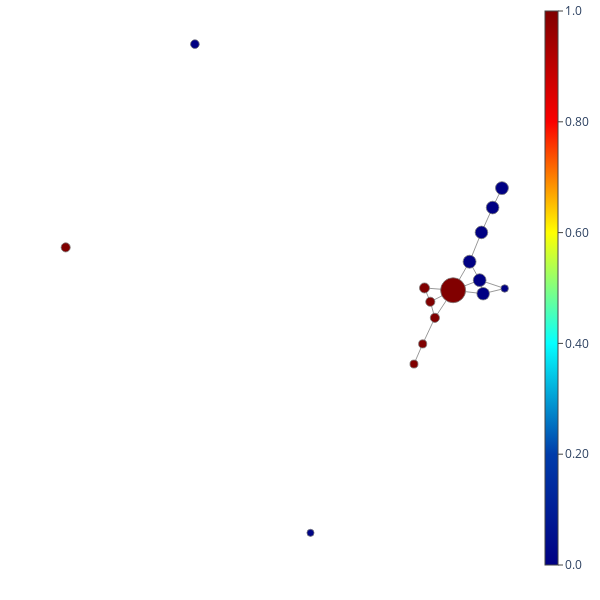

This figure's notebook cell:
### Code cell
mapper_algo = MapperAlgorithm(
    cover=CubicalCover(
        n_intervals=4,
        overlap_frac=0.5
    ),
    # clustering=AgglomerativeClustering()
    clustering=FailSafeClustering(
        clustering=AgglomerativeClustering(linkage='ward')
        )
)
mapper_info = mapper_algo.fit_transform(X, lens)

mapper_plot = MapperPlot(
    mapper_info[0],
    dim=2,
    iterations=100,
    seed=42
)

fig = mapper_plot.plot_plotly(
    title='',
    width=600,
    height=600,
    colors=y,                       # color according to categorical values
    cmap='jet',                     # Jet colormap, for classes
    agg=np.nanmean,                 # aggregate on nodes according to mean
)

fig.show(config={'scrollZoom': True})

### Figure 1 — Plotly figure (JSON) as saved in the notebook; plotly's stock layout.template omitted (floating-point values rounded to 4 significant figures)
{"data": [{"hoverinfo": "skip", "line": {"color": "#777", "width": 0.75}, "marker": {"colorscale": [[0, "rgb(0,0,131)"], [0.2, "rgb(0,60,170)"], [0.4, "rgb(5,255,255)"], [0.6, "rgb(255,255,0)"], [0.8, "rgb(250,0,0)"], [1, "rgb(128,0,0)"]], "line": {"colorscale": [[0, "rgb(0,0,131)"], [0.2, "rgb(0,60,170)"], [0.4, "rgb(5,255,255)"], [0.6, "rgb(255,255,0)"], [0.8, "rgb(250,0,0)"], [1, "rgb(128,0,0)"]]}}, "mode": "lines", "name": "edges_trace", "opacity": 1, "type": "scatter", "x": [0.2337, 0.202, null, 0.2337, 0.2602, null, 0.202, 0.1683, null, 0.1217, 0.04045, null, 0.1217, 0.05697, null, 0.1217, 0.06996, null, 0.1217, 0.1969, null, 0.1217, 0.1683, null, 0.1217, 0.2068, null, 0.04045, 0.05697, null, 0.268, 0.1969, null, 0.268, 0.2068, null, 0.1969, 0.2068, null, 0.1969, 0.1683, null, 0.05697, 0.06996, null, 0.06996, 0.03536, null, 0.01061, 0.03536, null], "y": [0.2872, 0.1889, null, 0.2872, 0.3642, null, 0.1889, 0.07294, null, -0.03994, -0.03086, null, -0.03994, -0.08558, null, -0.03994, -0.1492, null, -0.03994, 2.996e-05, null, -0.03994, 0.07294, null, -0.03994, -0.05364, null, -0.03086, -0.08558, null, -0.03298, 2.996e-05, null, -0.03298, -0.05364, null, 2.996e-05, -0.05364, null, 2.996e-05, 0.07294, null, -0.08558, -0.1492, null, -0.1492, -0.2524, null, -0.3321, -0.2524, null]}, {"hoverinfo": "text", "marker": {"cmax": 1, "cmin": 0, "color": [0, 0, 0.9985, 1, 0, 0, 0, 0, 0, 0.01227, 1, 1, 0, 1, 1, 1], "colorbar": {"borderwidth": 0, "nticks": 10, "orientation": "v", "outlinewidth": 1, "showticklabels": true, "thickness": 0.025, "thicknessmode": "fraction", "tickformat": ".2g", "tickmode": "auto", "tickwidth": 1, "title": {"side": "right", "text": ""}, "xanchor": "left", "xpad": 0, "ypad": 0}, "colorscale": [[0, "rgb(0,0,131)"], [0.2, "rgb(0,60,170)"], [0.4, "rgb(5,255,255)"], [0.6, "rgb(255,255,0)"], [0.8, "rgb(250,0,0)"], [1, "rgb(128,0,0)"]], "line": {"color": "#777", "colorscale": [[0, "rgb(0,0,131)"], [0.2, "rgb(0,60,170)"], [0.4, "rgb(5,255,255)"], [0.6, "rgb(255,255,0)"], [0.8, "rgb(250,0,0)"], [1, "rgb(128,0,0)"]], "width": 0.75}, "opacity": 1, "reversescale": false, "showscale": true, "size": [12.67, 12.57, 25, 10.03, 12.87, 8.687, 7.419, 12.74, 12.52, 7.1, 9.172, 9.172, 12.93, 9.104, 8.02, 8.097]}, "mode": "markers", "name": "nodes_trace", "opacity": 1, "text": ["color: 0<br>node: 0<br>size: 519", "color: 0<br>node: 12<br>size: 511", "color: 0.999<br>node: 2<br>size: 2021", "color: 1<br>node: 11<br>size: 325", "color: 0<br>node: 4<br>size: 536", "color: 0<br>node: 6<br>size: 244", "color: 0<br>node: 3<br>size: 178", "color: 0<br>node: 8<br>size: 525", "color: 0<br>node: 10<br>size: 507", "color: 0.0123<br>node: 7<br>size: 163", "color: 1<br>node: 9<br>size: 272", "color: 1<br>node: 15<br>size: 272", "color: 0<br>node: 14<br>size: 541", "color: 1<br>node: 5<br>size: 268", "color: 1<br>node: 1<br>size: 208", "color: 1<br>node: 13<br>size: 212"], "type": "scatter", "x": [0.2337, 0.202, 0.1217, 0.04045, 0.2602, -0.6108, 0.268, 0.1969, 0.2068, -0.2829, 0.05697, 0.06996, 0.1683, -0.9773, 0.01061, 0.03536], "y": [0.2872, 0.1889, -0.03994, -0.03086, 0.3642, 0.9339, -0.03298, 2.996e-05, -0.05364, -1, -0.08558, -0.1492, 0.07294, 0.1296, -0.3321, -0.2524]}], "layout": {"autosize": false, "height": 600, "hovermode": "closest", "margin": {"b": 10, "l": 10, "r": 10, "t": 10}, "plot_bgcolor": "rgba(0, 0, 0, 0)", "scene": {"xaxis": {"backgroundcolor": "rgba(0, 0, 0, 0)", "gridcolor": "rgba(230, 230, 230, 1.0)", "linecolor": "rgba(230, 230, 230, 1.0)", "linewidth": 1, "mirror": true, "showaxeslabels": false, "showgrid": true, "showline": true, "showticklabels": false, "title": {"text": ""}, "visible": true, "zerolinecolor": "rgba(230, 230, 230, 1.0)"}, "yaxis": {"backgroundcolor": "rgba(0, 0, 0, 0)", "gridcolor": "rgba(230, 230, 230, 1.0)", "linecolor": "rgba(230, 230, 230, 1.0)", "linewidth": 1, "mirror": true, "showaxeslabels": false, "showgrid": true, "showline": true, "showticklabels": false, "title": {"text": ""}, "visible": true, "zerolinecolor": "rgba(230, 230, 230, 1.0)"}, "zaxis": {"backgroundcolor": "rgba(0, 0, 0, 0)", "gridcolor": "rgba(230, 230, 230, 1.0)", "linecolor": "rgba(230, 230, 230, 1.0)", "linewidth": 1, "mirror": true, "showaxeslabels": false, "showgrid": true, "showline": true, "showticklabels": false, "title": {"text": ""}, "visible": true, "zerolinecolor": "rgba(230, 230, 230, 1.0)"}}, "showlegend": false, "uirevision": "constant", "width": 600, "xaxis": {"linewidth": 1, "mirror": true, "showgrid": false, "showline": true, "showticklabels": false, "title": {"text": ""}, "visible": true, "zeroline": false}, "yaxis": {"linewidth": 1, "mirror": true, "showgrid": false, "showline": true, "showticklabels": false, "title": {"text": ""}, "visible": true, "zeroline": false}}}
